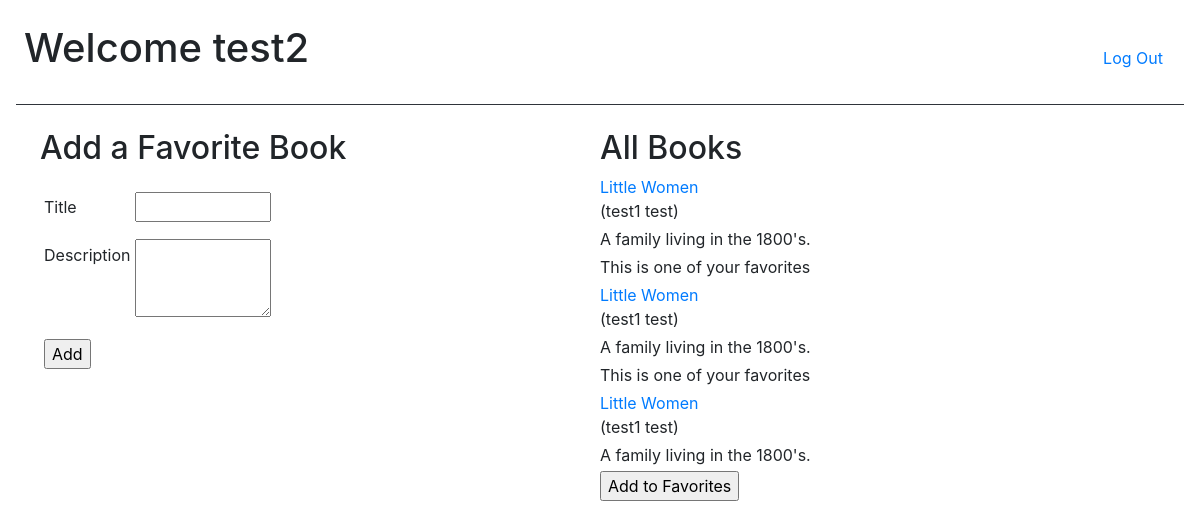
The page /books (signed in) on the database its author committed.
### favorites/models.py (models this page shows)
class User(models.Model):
    first_name = models.CharField(max_length=255)
    last_name = models.CharField(max_length=255)
    email = models.EmailField()
    password = models.CharField(max_length=255)
    created_at = models.DateTimeField(auto_now_add=True)
    updated_at = models.DateTimeField(auto_now=True)
    objects = UserManager()

class Book(models.Model):
    title = models.CharField(max_length=255)
    desc = models.TextField()
    created_at = models.DateTimeField(auto_now_add=True)
    updated_at = models.DateTimeField(auto_now=True)
    uploaded_by = models.ForeignKey(User, related_name="books", on_delete=models.CASCADE)
    users_who_like = models.ManyToManyField(User, related_name="liked_books")

### favorites/views.py (the view)
# urls.py: path('books', views.books),
def books(request):
    if 'userid' in request.session:
        user = User.objects.filter(id=request.session['userid'])
        if user:
            context = {
                "user": user[0],
                "books": Book.objects.all(),
                "books_user_likes": User.objects.get(id=request.session['userid']).liked_books.all(),
            }
        return render(request, 'books.html', context)
    return redirect('/login')

### favorites/templates/books.html (shortened to what this page needs)
<!DOCTYPE html>
<html lang="en">
<head>
    <link rel="stylesheet" href="https://stackpath.bootstrapcdn.com/bootstrap/4.5.2/css/bootstrap.min.css"
>
</head>
<body class="p-3">
    <header class="d-flex p-2 align-items-baseline">
        <h1 class="mr-auto">Welcome {{ user.first_name}}</h1>
        <form action="/log_off" method="POST">
            <input class="btn btn-link" type="submit" name="log_off" value="Log Out">
        </form>
    </header>
    <hr class="bg-dark">
    <div class="d-flex p-2 justify-content-between">
        <div class="w-50">
            <h2 class="pl-3">Add a Favorite Book</h2>
            <form class="p-3" action="/add_book" method="POST">
                <div class="form-group">
                    <label for="title" class="col-sm-2 col-form-label p-1">Title</label>
                    <input type="text" name="title" class="w-25">
                </div>
                <div class="form-group">
                    <label for="desc" class="col-sm-2 col-form-label p-1 align-top">Description</label>
                    <textarea name="desc" cols="20" rows="3" class="w-25"></textarea>
                </div>
                <input type="submit" name="add" value="Add" class="form-group ml-1">
            </form>
        </div>
        <div class="w-50">
            <h2 class="mt-0">All Books </h2>
            {% for book in books %}
            <a href="/books/{{ book.id }}" class="mt-0 mb-1">{{ book.title }}</a>
            <p class="mt-0 mb-1">({{ book.uploaded_by.first_name }} {{ book.uploaded_by.last_name }})</p>
            <p class="mt-0 mb-1">{{ book.desc }}</p>
            {% if book in books_user_likes %}
            <p class="mt-0 mb-1">This is one of your favorites</p>
            {% else %}
            <form class="mt-0 mb-1" action="/add_favorite" method="POST">
                <input type="submit" name="add_fav" value="Add to Favorites">
            </form>
            {% endif %}
            {% endfor %}
        </div>
    </div>
</body>
</html>

### rows shown on the page
User: first_name "test2"
Book: title "Little Women", uploaded_by.first_name "test1", uploaded_by.last_name "test", desc "A family living in the 1800's.", shows "This is one of your favorites"
Book: title "Little Women", uploaded_by.first_name "test1", uploaded_by.last_name "test", desc "A family living in the 1800's.", shows "This is one of your favorites"
Book: title "Little Women", uploaded_by.first_name "test1", uploaded_by.last_name "test", desc "A family living in the 1800's."
